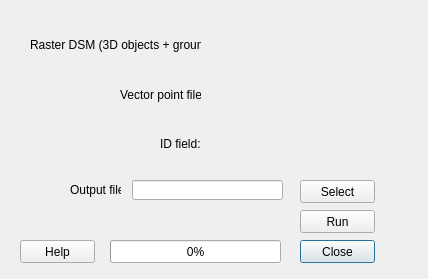
<?xml version="1.0" encoding="UTF-8"?>
<ui version="4.0">
 <class>UAVPreparerDialogBase</class>
 <widget class="QDialog" name="UAVPreparerDialogBase">
  <property name="geometry">
   <rect>
    <x>0</x>
    <y>0</y>
    <width>428</width>
    <height>279</height>
   </rect>
  </property>
  <property name="windowTitle">
   <string>UAVPreparer</string>
  </property>
  <widget class="QPushButton" name="closeButton">
   <property name="geometry">
    <rect>
     <x>300</x>
     <y>240</y>
     <width>75</width>
     <height>23</height>
    </rect>
   </property>
   <property name="text">
    <string>Close</string>
   </property>
  </widget>
  <widget class="QPushButton" name="runButton">
   <property name="geometry">
    <rect>
     <x>300</x>
     <y>210</y>
     <width>75</width>
     <height>23</height>
    </rect>
   </property>
   <property name="text">
    <string>Run</string>
   </property>
  </widget>
  <widget class="QPushButton" name="selectButton">
   <property name="geometry">
    <rect>
     <x>300</x>
     <y>180</y>
     <width>75</width>
     <height>23</height>
    </rect>
   </property>
   <property name="text">
    <string>Select</string>
   </property>
  </widget>
  <widget class="QPushButton" name="helpButton">
   <property name="geometry">
    <rect>
     <x>20</x>
     <y>240</y>
     <width>75</width>
     <height>23</height>
    </rect>
   </property>
   <property name="text">
    <string>Help</string>
   </property>
  </widget>
  <widget class="QProgressBar" name="progressBar">
   <property name="geometry">
    <rect>
     <x>110</x>
     <y>240</y>
     <width>171</width>
     <height>23</height>
    </rect>
   </property>
   <property name="minimum">
    <number>0</number>
   </property>
   <property name="value">
    <number>0</number>
   </property>
  </widget>
  <widget class="QLineEdit" name="textOutput">
   <property name="geometry">
    <rect>
     <x>132</x>
     <y>180</y>
     <width>151</width>
     <height>20</height>
    </rect>
   </property>
  </widget>
  <widget class="QLabel" name="label">
   <property name="geometry">
    <rect>
     <x>30</x>
     <y>35</y>
     <width>171</width>
     <height>20</height>
    </rect>
   </property>
   <property name="text">
    <string>Raster DSM (3D objects + ground):</string>
   </property>
  </widget>
  <widget class="QLabel" name="label_2">
   <property name="geometry">
    <rect>
     <x>120</x>
     <y>85</y>
     <width>81</width>
     <height>20</height>
    </rect>
   </property>
   <property name="text">
    <string>Vector point file:</string>
   </property>
  </widget>
  <widget class="QLabel" name="label_3">
   <property name="geometry">
    <rect>
     <x>160</x>
     <y>134</y>
     <width>41</width>
     <height>20</height>
    </rect>
   </property>
   <property name="text">
    <string>ID field:</string>
   </property>
  </widget>
  <widget class="QLabel" name="label_4">
   <property name="geometry">
    <rect>
     <x>70</x>
     <y>180</y>
     <width>51</width>
     <height>20</height>
    </rect>
   </property>
   <property name="text">
    <string>Output file:</string>
   </property>
  </widget>
  <widget class="QWidget" name="widgetDSM" native="true">
   <property name="geometry">
    <rect>
     <x>210</x>
     <y>30</y>
     <width>161</width>
     <height>31</height>
    </rect>
   </property>
  </widget>
  <widget class="QWidget" name="widgetPointLayer" native="true">
   <property name="geometry">
    <rect>
     <x>210</x>
     <y>80</y>
     <width>161</width>
     <height>31</height>
    </rect>
   </property>
  </widget>
  <widget class="QWidget" name="widgetField" native="true">
   <property name="geometry">
    <rect>
     <x>210</x>
     <y>130</y>
     <width>161</width>
     <height>31</height>
    </rect>
   </property>
  </widget>
 </widget>
 <resources/>
 <connections>
  <connection>
   <sender>closeButton</sender>
   <signal>clicked()</signal>
   <receiver>UAVPreparerDialogBase</receiver>
   <slot>accept()</slot>
   <hints>
    <hint type="sourcelabel">
     <x>337</x>
     <y>251</y>
    </hint>
    <hint type="destinationlabel">
     <x>213</x>
     <y>139</y>
    </hint>
   </hints>
  </connection>
 </connections>
</ui>
